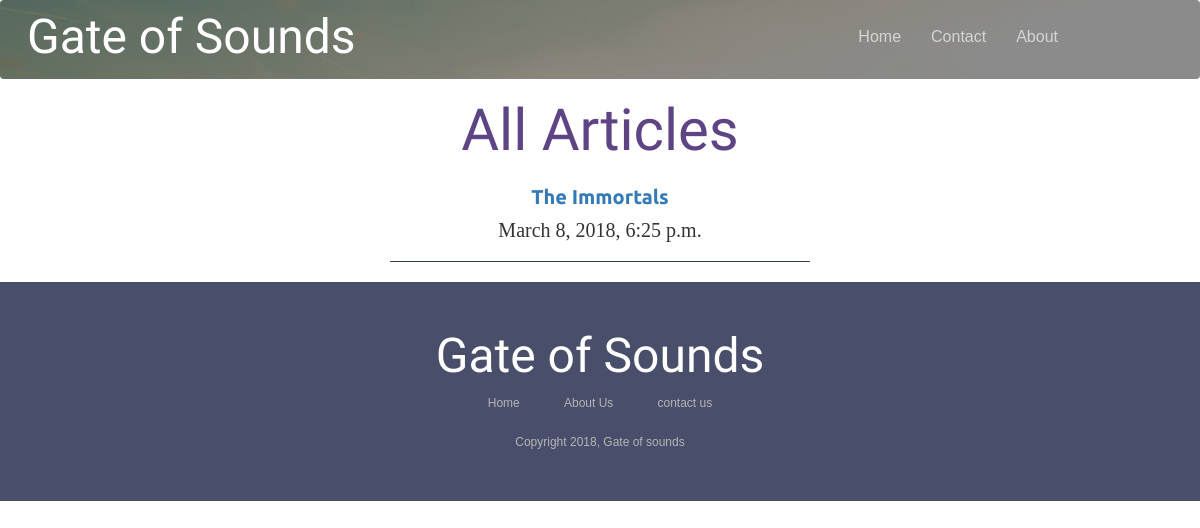
Page /post/ on the earlier database version.
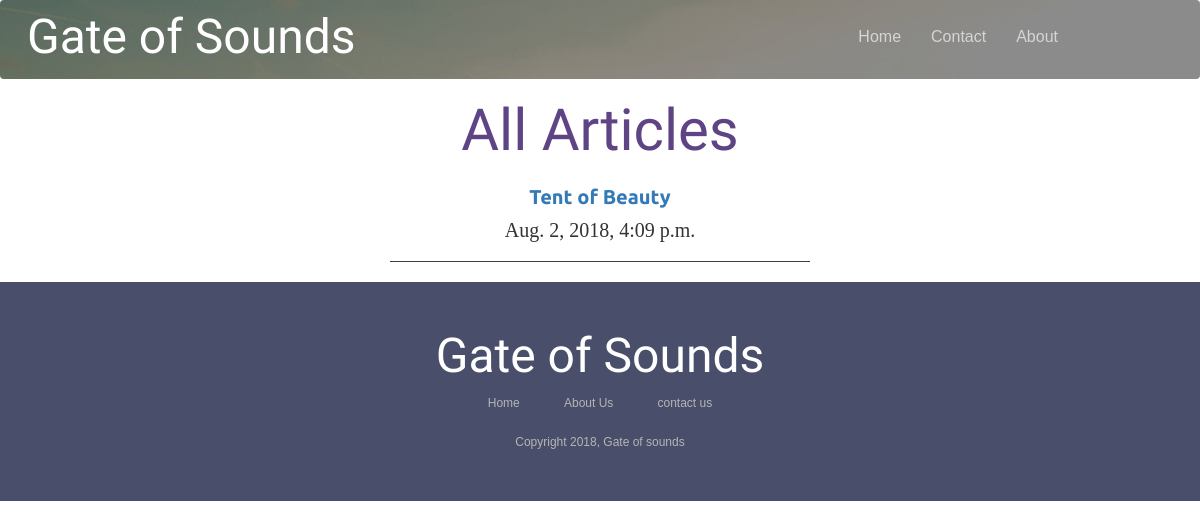
Same page on the later database version.
### sounds/models.py (models this page shows, shortened)
class Post(models.Model):
    title = models.CharField(max_length= 150)
    body = models.TextField()
    date = models.DateTimeField()
    author= models.TextField(default='Sunny awugo')
    def get_absolute_url(self):
        return reverse('post-detail', args=[str(self.id)])
    class Meta:
        ordering = ["-date"]

### sounds/views.py (the view)
# urls.py: path('post/', views.PostListView.as_view(), name='posts'),
class PostListView(generic.ListView):
    model = Post
    paginate_by = 1

### sounds/templates/sounds/post_list.html
{% extends 'base_generic.html' %}
{% block content %}
{% load static %}
{% load bootstrap3 %}
<link rel='stylesheet' href='{% static "sounds/style.css" %}'>
<div class='work'>
        <strong></strong><h2 style="font-family: 'Tangerine', serif; font-size: 58px; color:#5E4485;">All Articles</h2></strong>
        {% for post in post_list %}
                <div class='blogpost'>
                    <h3><strong><a style="font-family: 'Ubuntu', serif; font-size: 20px;" href="{{ post.get_absolute_url }}">{{ post.title }}</strong></h3></a>
                    <h4 style="font-family: 'Ubuntu:italic', serif; font-size: 20px;">{{ post.date }}</h4>
                    <hr style='border-color:#35424a;'>
                </div>
        {% endfor %}
    </div>
{% endblock %}

Differences in the rows shown:
no longer on this page (row unchanged): Post: title "The Immortals", date "March 8, 2018, 6:25 p.m."
added Post: title "Tent of Beauty", date "Aug. 2, 2018, 4:09 p.m."
